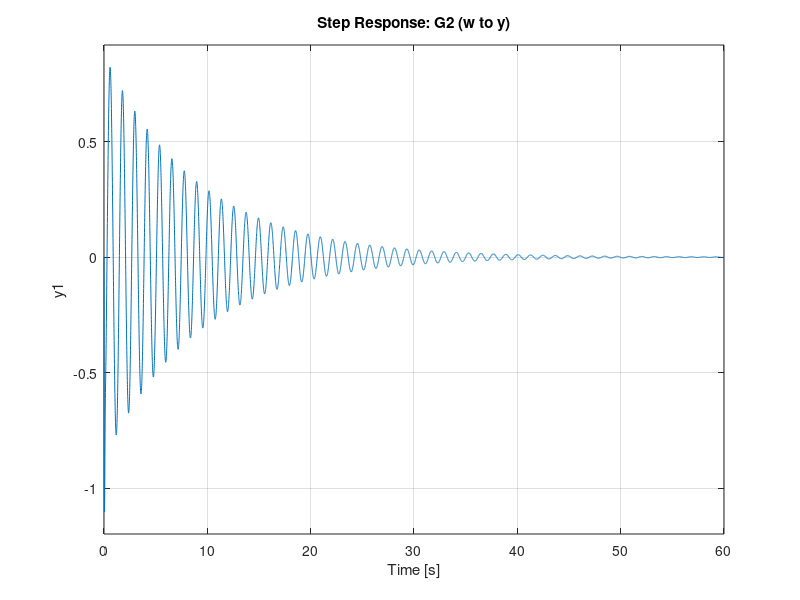
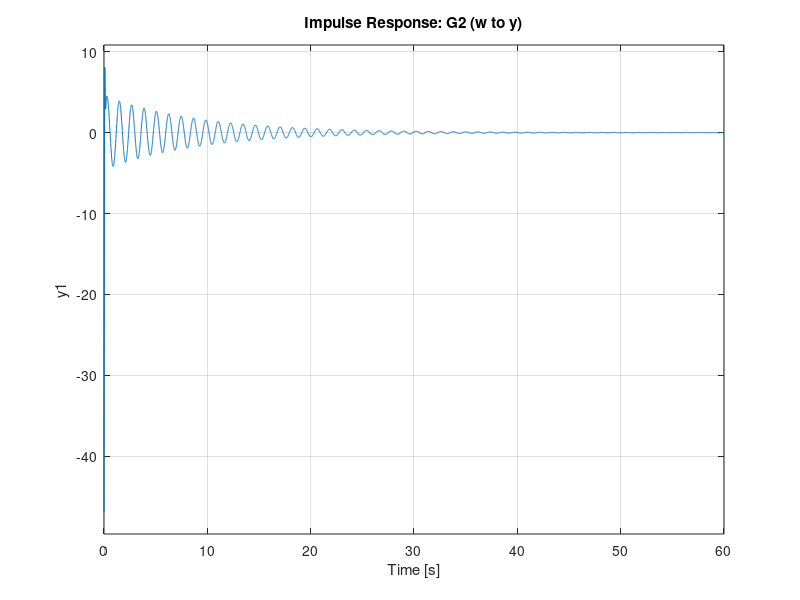
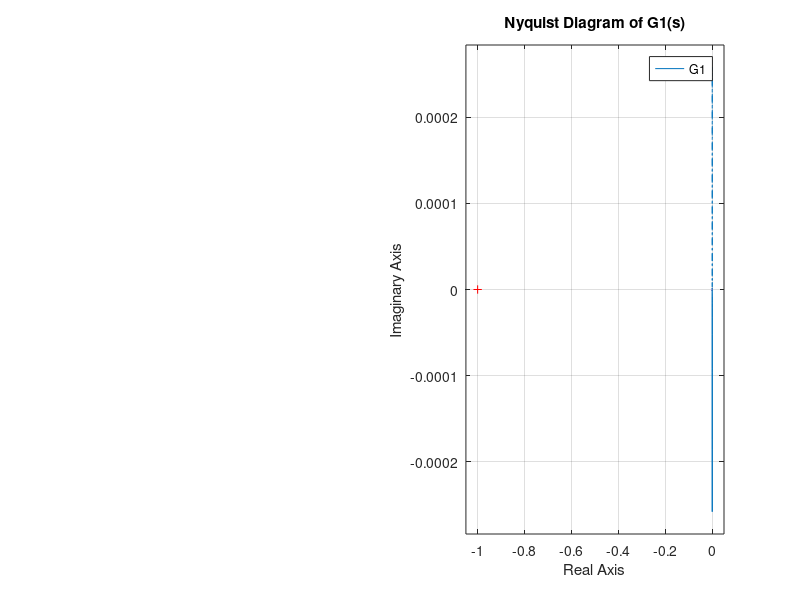
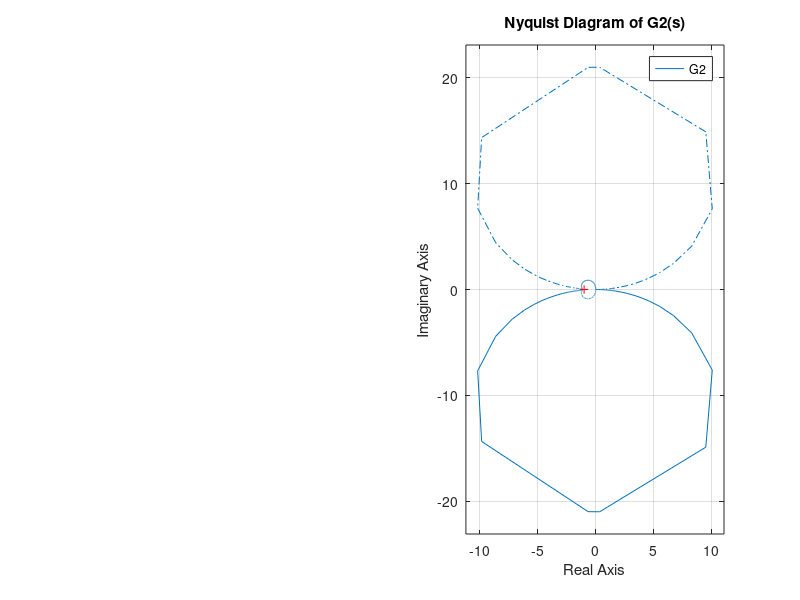

The MATLAB script that drew these images, in order: (Note: this script raises an error after producing the figures.)
%% MAE 171A
% MATLAB Project
% Adela Reyes 

clear, clc, close all;

%% 3. Poles of transfer functions

m1 = 2500;     
m2 = 320;      
b1 = 350;    
b2 = 15000;    
k1 = 80000;   
k2 = 500000;   

% Denominator coefficients
den = [m1*m2, ...
       (b1*(m1+m2) + b2*m1), ...
       (b1*b2 + k1*(m1+m2) + k2*m1), ...
       (b1*k2 + b2*k1), ...
       k1*k2];

% Numerator coefficients
num1 = [(m1+m2), b2, k2];
num2 = [-m1*b2, -m1*k2, 0, 0];

% Transfer Functions
G1 = tf(num1, den);
G2 = tf(num2, den);

% Find poles
poles_G1 = pole(G1);
poles_G2 = pole(G2);

disp('Poles of G1:')
disp(poles_G1)

disp('Poles of G2:')
disp(poles_G2)

%% 4. Step Responses

figure;
subplot(2,1,1)
step(G1)
title('Step Response: G1 (F to y)')
grid on

subplot(2,1,2)
step(G2)
title('Step Response: G2 (w to y)')
grid on

%% 4. Impulse Responses 

figure;
subplot(2,1,1)
impulse(G1)
title('Impulse Response: G1 (F to y)')
grid on

subplot(2,1,2)
impulse(G2)
title('Impulse Response: G2 (w to y)')
grid on

%% 7. Bode and Nyquist plots for G1(s)

figure('Name', 'G1(s): Input F to Output y');

subplot(1,2,1);
bode(G1);
title('Bode Plot of G1(s)');
grid on;

subplot(1,2,2);
nyquist(G1);
title('Nyquist Diagram of G1(s)');
grid on;

%% 8. Bode and Nyquist plots for G2(s)

figure('Name', 'G2(s): Disturbance w to Output y');

subplot(1,2,1);
bode(G2);
title('Bode Plot of G2(s)');
grid on;

subplot(1,2,2);
nyquist(G2);
title('Nyquist Diagram of G2(s)');
grid on;

%% 9. Root Locus for G1(s)

figure;
rlocus(G1)
grid on
title('Root Locus of G1(s): Input F to Output y')
xlabel('Real Axis')
ylabel('Imaginary Axis')
axis([-30 5 -50 50])

%% Homework 7 - Problem 3

% Part (a) - Verify long oscillations with step response
figure;
step(G1,20)    
grid on
title('G1 Step Response (Long Time Horizon)')

% Display step response characteristics
info = stepinfo(G1);
disp('Step Response Characteristics:')
disp(info)

% Part (b) - Design specifications region
OS = 5;         
Ts = 1;          

% Damping ratio from overshoot
zeta = -log(OS/100)/sqrt(pi^2 + (log(OS/100))^2);

% For 1% settling time
sigma = 4.6/Ts;

disp(['Required damping ratio zeta = ', num2str(zeta)])
disp(['Required real part <= -', num2str(sigma)])

figure;
rlocus(G1)
grid on
hold on

% Overlay damping ratio lines
sgrid(zeta,[])

% Settling time boundary
xline(-sigma,'r--','T_s = 1 s')

title('Root Locus with 5% OS and 1 s Settling Time Constraints')
xlabel('Real Axis')
ylabel('Imaginary Axis')
axis([-30 5 -50 50])

%% Homework 8 
% Part 1

C = 1;   % unity controller

% Reference to output
T_r2y = feedback(C*G1,1);

figure
step(T_r2y)
grid on
title('Step Response: Reference to Output')
